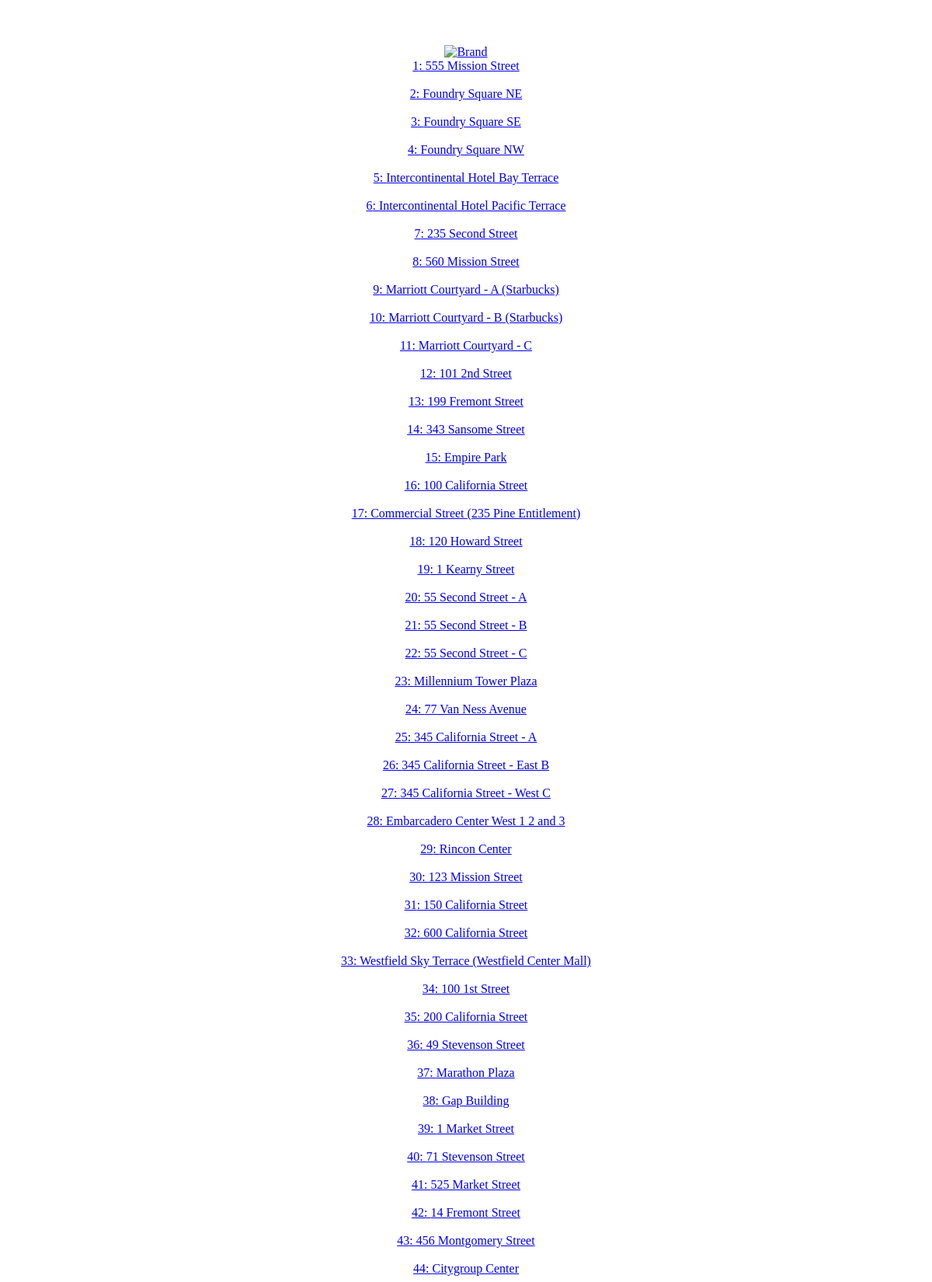
Page /list (upper part) on the committed database.
### model.py (models this page shows, shortened)
class Location(Base):
    __tablename__ = "locations"
    id = Column(Integer, primary_key = True)
    name = Column(String(128), nullable=False)
    address = Column(String(128), nullable=False)
    description = Column(String(666), nullable=True)
    hours = Column(String(128), nullable=True)
    seating_info = Column(String(128), nullable=True)
    food_info = Column(String(128), nullable=True)
    restrooms = Column(String(128), nullable=True)
    food_yn = Column(String(3), nullable=True)
    seating_yn = Column(String(3), nullable=True)
    profile_longitude = Column(Integer, nullable=False)
    profile_latitude = Column(Integer, nullable=False)

### secret_spaces.py (the view)
@app.route("/list")
def list():
    all_locations = model.session.query(model.Location).all()
    display_images = model.session.query(model.Image).all()
    return render_template("list.html", locations=all_locations,
        images=display_images)

### templates/list.html (shortened to what this page needs)
{% extends 'base.html' %}
{% block body %}
<!DOCTYPE html>
<html>
	<head>
	        <link rel="stylesheet" href="static/css/style.css">
	</head>
	<body>
	    {% for location in locations %}
	    <a href="/profile/{{location.id}}">
	    {{ location.id }}:
	    {{ location.name }}</a><br>
	    <br>
	    {% endfor %}
	</body>
</html>
{% endblock %}

### templates/base.html (shortened to what this page needs)
<!DOCTYPE html>
<html>
  <head>
    <link href='https://api.tiles.mapbox.com/mapbox.js/v2.1.5/mapbox.css' rel='stylesheet' />
  <link rel="stylesheet" href="static/css/cover.css">
  </head>
  <body>
    <nav class="navbar navbar-default">
      <div class="container-fluid">
        <div class="navbar-header">
          <a class="navbar-brand" href="#">
            <a href="../..">
            <img alt="Brand" src="http://www.stationcouriers.co.uk/addons/themes/station/img/home_small_icon.gif">
          </a></a>
        </div>
      </div>
    </nav>
  </body>
</html>
    {% block body %}{% endblock %}

### static/css/cover.css (style rules this page uses)
body { padding-top: 50px; font-family:Futura; }

### static/css/style.css (style rules this page uses)
body { text-align: center; padding-top: 50px; font-family:Futura; }

### rows in the picture
Location: id "1", name "555 Mission Street"
Location: id "2", name "Foundry Square NE"
Location: id "3", name "Foundry Square SE"
Location: id "4", name "Foundry Square NW"
Location: id "5", name "Intercontinental Hotel Bay Terrace"
Location: id "6", name "Intercontinental Hotel Pacific Terrace"
Location: id "7", name "235 Second Street"
Location: id "8", name "560 Mission Street"
Location: id "9", name "Marriott Courtyard - A (Starbucks)"
Location: id "10", name "Marriott Courtyard - B (Starbucks)"
Location: id "11", name "Marriott Courtyard - C"
Location: id "12", name "101 2nd Street"
Location: id "13", name "199 Fremont Street"
Location: id "14", name "343 Sansome Street"
Location: id "15", name "Empire Park"
Location: id "16", name "100 California Street"
Location: id "17", name "Commercial Street (235 Pine Entitlement)"
Location: id "18", name "120 Howard Street"
Location: id "19", name "1 Kearny Street"
Location: id "20", name "55 Second Street - A"
Location: id "21", name "55 Second Street - B"
Location: id "22", name "55 Second Street - C"
Location: id "23", name "Millennium Tower Plaza"
Location: id "24", name "77 Van Ness Avenue"
Location: id "25", name "345 California Street - A"
Location: id "26", name "345 California Street - East B"
Location: id "27", name "345 California Street - West C"
Location: id "28", name "Embarcadero Center West 1 2 and 3"
Location: id "29", name "Rincon Center"
Location: id "30", name "123 Mission Street"
Location: id "31", name "150 California Street"
Location: id "32", name "600 California Street"
Location: id "33", name "Westfield Sky Terrace (Westfield Center Mall)"
Location: id "34", name "100 1st Street"
Location: id "35", name "200 California Street"
Location: id "36", name "49 Stevenson Street"
Location: id "37", name "Marathon Plaza"
Location: id "38", name "Gap Building"
Location: id "39", name "1 Market Street"
Location: id "40", name "71 Stevenson Street"
Location: id "41", name "525 Market Street"
Location: id "42", name "14 Fremont Street"
Location: id "43", name "456 Montgomery Street"
Location: id "44", name "Citygroup Center"
